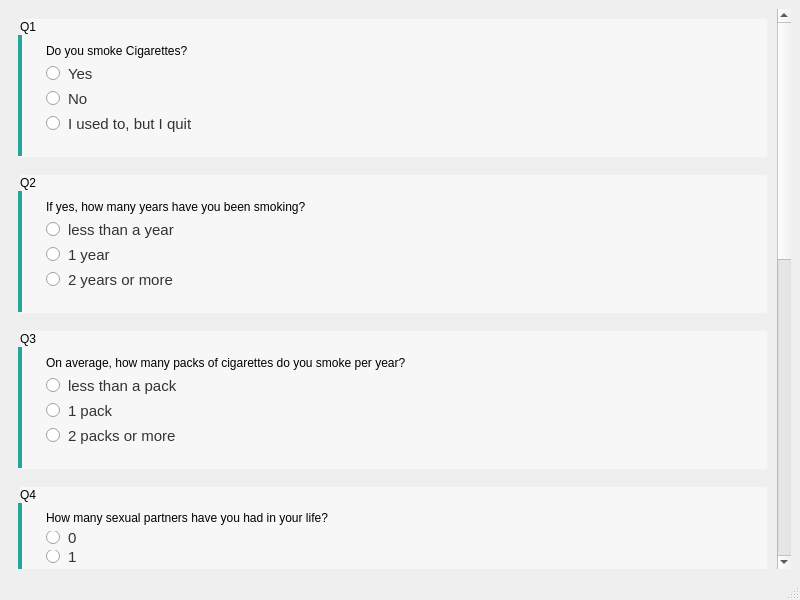
<?xml version="1.0" encoding="UTF-8"?>
<ui version="4.0">
 <class>MainWindow</class>
 <widget class="QMainWindow" name="MainWindow">
  <property name="geometry">
   <rect>
    <x>0</x>
    <y>0</y>
    <width>800</width>
    <height>600</height>
   </rect>
  </property>
  <property name="minimumSize">
   <size>
    <width>4</width>
    <height>200</height>
   </size>
  </property>
  <property name="windowTitle">
   <string>MainWindow</string>
  </property>
  <widget class="QWidget" name="centralwidget">
   <layout class="QVBoxLayout" name="verticalLayout_2">
    <item>
     <widget class="QScrollArea" name="scrollArea">
      <property name="sizePolicy">
       <sizepolicy hsizetype="Preferred" vsizetype="Expanding">
        <horstretch>0</horstretch>
        <verstretch>0</verstretch>
       </sizepolicy>
      </property>
      <property name="styleSheet">
       <string notr="true">/* * This styles all QGroupBoxes. 
 * If you only want to style your question boxes, 
 * change &quot;QGroupBox&quot; to &quot;#questionBox1, #questionBox2&quot;
 */
QGroupBox {
    background-color: #f7f7f7; /* Light grey background */
    border-left: 4px solid #26a69a; /* This is the teal left border */
    border-radius: 2px;
    margin-bottom: 10px; /* Adds space between your two question boxes */
    padding: 15px; /* Internal spacing */

    /* These lines hide the other borders to blend in */
    border-top: 1px solid #f0f0f0;
    border-right: 1px solid #f0f0f0;
    border-bottom: 1px solid #f0f0f0;
}

/* This styles ONLY the labels with the objectName &quot;questionLabel&quot; */
QLabel#questionLabel {
    color: #00796B; /* Dark teal color for the question text */
    font-size: 14pt;
    font-weight: bold;
    margin-bottom: 5px; /* Adds a little space above the radio buttons */
}

/* This styles all QRadioButtons */
QRadioButton {
    font-size: 11pt;
    color: #333333; /* Dark grey text, not pure black */
    spacing: 8px; /* Space between the round button and the text */
}

/* This styles the round indicator itself */
QRadioButton::indicator {
    width: 14px;
    height: 14px;
}</string>
      </property>
      <property name="frameShape">
       <enum>QFrame::NoFrame</enum>
      </property>
      <property name="horizontalScrollBarPolicy">
       <enum>Qt::ScrollBarAsNeeded</enum>
      </property>
      <property name="sizeAdjustPolicy">
       <enum>QAbstractScrollArea::AdjustIgnored</enum>
      </property>
      <property name="widgetResizable">
       <bool>true</bool>
      </property>
      <widget class="QWidget" name="scrollAreaWidgetContents">
       <property name="geometry">
        <rect>
         <x>0</x>
         <y>0</y>
         <width>765</width>
         <height>1260</height>
        </rect>
       </property>
       <property name="sizePolicy">
        <sizepolicy hsizetype="Preferred" vsizetype="Preferred">
         <horstretch>0</horstretch>
         <verstretch>0</verstretch>
        </sizepolicy>
       </property>
       <property name="minimumSize">
        <size>
         <width>0</width>
         <height>0</height>
        </size>
       </property>
       <layout class="QVBoxLayout" name="verticalLayout">
        <item>
         <widget class="QGroupBox" name="groupBox_2">
          <property name="minimumSize">
           <size>
            <width>0</width>
            <height>150</height>
           </size>
          </property>
          <property name="title">
           <string>Q1</string>
          </property>
          <layout class="QVBoxLayout" name="verticalLayout_3">
           <item>
            <widget class="QLabel" name="label_2">
             <property name="text">
              <string>Do you smoke Cigarettes?</string>
             </property>
            </widget>
           </item>
           <item>
            <widget class="QRadioButton" name="radioButton_2">
             <property name="text">
              <string>Yes</string>
             </property>
            </widget>
           </item>
           <item>
            <widget class="QRadioButton" name="radioButton">
             <property name="text">
              <string>No</string>
             </property>
            </widget>
           </item>
           <item>
            <widget class="QRadioButton" name="radioButton_3">
             <property name="text">
              <string>I used to, but I quit</string>
             </property>
            </widget>
           </item>
          </layout>
         </widget>
        </item>
        <item>
         <widget class="QGroupBox" name="groupBox_5">
          <property name="minimumSize">
           <size>
            <width>0</width>
            <height>150</height>
           </size>
          </property>
          <property name="title">
           <string>Q2</string>
          </property>
          <layout class="QVBoxLayout" name="verticalLayout_4">
           <item>
            <widget class="QLabel" name="label_3">
             <property name="text">
              <string>If yes, how many years have you been smoking?</string>
             </property>
            </widget>
           </item>
           <item>
            <widget class="QRadioButton" name="radioButton_6">
             <property name="text">
              <string>less than a year</string>
             </property>
            </widget>
           </item>
           <item>
            <widget class="QRadioButton" name="radioButton_5">
             <property name="text">
              <string>1 year</string>
             </property>
            </widget>
           </item>
           <item>
            <widget class="QRadioButton" name="radioButton_4">
             <property name="text">
              <string>2 years or more</string>
             </property>
            </widget>
           </item>
          </layout>
         </widget>
        </item>
        <item>
         <widget class="QGroupBox" name="groupBox_4">
          <property name="minimumSize">
           <size>
            <width>0</width>
            <height>150</height>
           </size>
          </property>
          <property name="title">
           <string>Q3</string>
          </property>
          <layout class="QVBoxLayout" name="verticalLayout_5">
           <item>
            <widget class="QLabel" name="label_4">
             <property name="text">
              <string>On average, how many packs of cigarettes do you smoke per year? </string>
             </property>
            </widget>
           </item>
           <item>
            <widget class="QRadioButton" name="radioButton_7">
             <property name="text">
              <string>less than a pack</string>
             </property>
            </widget>
           </item>
           <item>
            <widget class="QRadioButton" name="radioButton_8">
             <property name="text">
              <string>1 pack</string>
             </property>
            </widget>
           </item>
           <item>
            <widget class="QRadioButton" name="radioButton_9">
             <property name="text">
              <string>2 packs or more</string>
             </property>
            </widget>
           </item>
          </layout>
         </widget>
        </item>
        <item>
         <widget class="QGroupBox" name="groupBox">
          <property name="minimumSize">
           <size>
            <width>0</width>
            <height>150</height>
           </size>
          </property>
          <property name="title">
           <string>Q4</string>
          </property>
          <layout class="QVBoxLayout" name="verticalLayout_6">
           <item>
            <widget class="QLabel" name="label_5">
             <property name="text">
              <string>How many sexual partners have you had in your life?</string>
             </property>
            </widget>
           </item>
           <item>
            <widget class="QRadioButton" name="radioButton_12">
             <property name="text">
              <string>0</string>
             </property>
            </widget>
           </item>
           <item>
            <widget class="QRadioButton" name="radioButton_10">
             <property name="text">
              <string>1</string>
             </property>
            </widget>
           </item>
           <item>
            <widget class="QRadioButton" name="radioButton_11">
             <property name="text">
              <string>2-5</string>
             </property>
            </widget>
           </item>
           <item>
            <widget class="QRadioButton" name="radioButton_28">
             <property name="text">
              <string>6 or more</string>
             </property>
            </widget>
           </item>
          </layout>
         </widget>
        </item>
        <item>
         <widget class="QGroupBox" name="groupBox_9">
          <property name="minimumSize">
           <size>
            <width>0</width>
            <height>150</height>
           </size>
          </property>
          <property name="title">
           <string>Q5</string>
          </property>
          <layout class="QVBoxLayout" name="verticalLayout_10">
           <item>
            <widget class="QLabel" name="label_6">
             <property name="text">
              <string>How old were you when you first had sexual contact?</string>
             </property>
            </widget>
           </item>
           <item>
            <widget class="QRadioButton" name="radioButton_13">
             <property name="text">
              <string>Younger than 16</string>
             </property>
            </widget>
           </item>
           <item>
            <widget class="QRadioButton" name="radioButton_14">
             <property name="text">
              <string>16 or older</string>
             </property>
            </widget>
           </item>
          </layout>
         </widget>
        </item>
        <item>
         <widget class="QGroupBox" name="groupBox_8">
          <property name="minimumSize">
           <size>
            <width>0</width>
            <height>150</height>
           </size>
          </property>
          <property name="title">
           <string>Q6</string>
          </property>
          <layout class="QVBoxLayout" name="verticalLayout_11">
           <item>
            <widget class="QLabel" name="label_7">
             <property name="text">
              <string>How many times have you given birth?</string>
             </property>
            </widget>
           </item>
           <item>
            <widget class="QRadioButton" name="radioButton_18">
             <property name="text">
              <string>Never</string>
             </property>
            </widget>
           </item>
           <item>
            <widget class="QRadioButton" name="radioButton_15">
             <property name="text">
              <string>Once</string>
             </property>
            </widget>
           </item>
           <item>
            <widget class="QRadioButton" name="radioButton_17">
             <property name="text">
              <string>Twice</string>
             </property>
            </widget>
           </item>
           <item>
            <widget class="QRadioButton" name="radioButton_16">
             <property name="text">
              <string>3 or more times</string>
             </property>
            </widget>
           </item>
          </layout>
         </widget>
        </item>
        <item>
         <widget class="QGroupBox" name="groupBox_7">
          <property name="minimumSize">
           <size>
            <width>0</width>
            <height>150</height>
           </size>
          </property>
          <property name="title">
           <string>Q7</string>
          </property>
          <layout class="QVBoxLayout" name="verticalLayout_8">
           <item>
            <widget class="QLabel" name="label_9">
             <property name="text">
              <string>Have you ever used hormonal contraceptives (such as birth control pills, injections, or implants?</string>
             </property>
            </widget>
           </item>
           <item>
            <widget class="QRadioButton" name="radioButton_24">
             <property name="text">
              <string>Yes</string>
             </property>
            </widget>
           </item>
           <item>
            <widget class="QRadioButton" name="radioButton_23">
             <property name="text">
              <string>No</string>
             </property>
            </widget>
           </item>
          </layout>
         </widget>
        </item>
        <item>
         <widget class="QGroupBox" name="groupBox_3">
          <property name="minimumSize">
           <size>
            <width>0</width>
            <height>150</height>
           </size>
          </property>
          <property name="title">
           <string>Q8</string>
          </property>
          <layout class="QVBoxLayout" name="verticalLayout_9">
           <item>
            <widget class="QLabel" name="label_10">
             <property name="text">
              <string>If yes, for how many years have you used hormonal contraceptives in total?</string>
             </property>
            </widget>
           </item>
           <item>
            <widget class="QRadioButton" name="radioButton_19">
             <property name="text">
              <string>Less than a year</string>
             </property>
            </widget>
           </item>
           <item>
            <widget class="QRadioButton" name="radioButton_27">
             <property name="text">
              <string>1 year</string>
             </property>
            </widget>
           </item>
           <item>
            <widget class="QRadioButton" name="radioButton_25">
             <property name="text">
              <string>2 years or more</string>
             </property>
            </widget>
           </item>
          </layout>
         </widget>
        </item>
       </layout>
      </widget>
     </widget>
    </item>
   </layout>
  </widget>
  <widget class="QMenuBar" name="menubar">
   <property name="geometry">
    <rect>
     <x>0</x>
     <y>0</y>
     <width>800</width>
     <height>22</height>
    </rect>
   </property>
  </widget>
  <widget class="QStatusBar" name="statusbar"/>
 </widget>
 <resources/>
 <connections/>
</ui>
